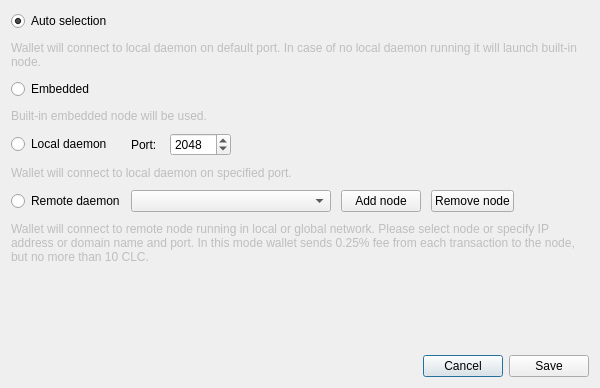
<?xml version="1.0" encoding="UTF-8"?>
<ui version="4.0">
 <class>ConnectionSettingsDialog</class>
 <widget class="QDialog" name="ConnectionSettingsDialog">
  <property name="windowModality">
   <enum>Qt::ApplicationModal</enum>
  </property>
  <property name="geometry">
   <rect>
    <x>0</x>
    <y>0</y>
    <width>600</width>
    <height>388</height>
   </rect>
  </property>
  <property name="windowTitle">
   <string>Connection settings</string>
  </property>
  <layout class="QGridLayout" name="gridLayout_2">
   <item row="2" column="0">
    <layout class="QHBoxLayout" name="horizontalLayout">
     <item>
      <spacer name="horizontalSpacer">
       <property name="orientation">
        <enum>Qt::Horizontal</enum>
       </property>
       <property name="sizeHint" stdset="0">
        <size>
         <width>40</width>
         <height>20</height>
        </size>
       </property>
      </spacer>
     </item>
     <item>
      <widget class="QPushButton" name="connectionCancelButton">
       <property name="text">
        <string>Cancel</string>
       </property>
      </widget>
     </item>
     <item>
      <widget class="QPushButton" name="connectionSaveButton">
       <property name="text">
        <string>Save</string>
       </property>
      </widget>
     </item>
    </layout>
   </item>
   <item row="0" column="0">
    <layout class="QGridLayout" name="gridLayout">
     <property name="sizeConstraint">
      <enum>QLayout::SetMaximumSize</enum>
     </property>
     <property name="verticalSpacing">
      <number>10</number>
     </property>
     <item row="0" column="0">
      <widget class="QRadioButton" name="radioButton_1">
       <property name="enabled">
        <bool>true</bool>
       </property>
       <property name="text">
        <string>Auto selection</string>
       </property>
       <property name="checked">
        <bool>true</bool>
       </property>
      </widget>
     </item>
     <item row="1" column="0" colspan="2">
      <widget class="QLabel" name="label">
       <property name="enabled">
        <bool>false</bool>
       </property>
       <property name="text">
        <string>Wallet will connect to local daemon on default port. In case of no local daemon running it will launch built-in node.</string>
       </property>
       <property name="wordWrap">
        <bool>true</bool>
       </property>
      </widget>
     </item>
     <item row="2" column="0">
      <widget class="QRadioButton" name="radioButton_2">
       <property name="text">
        <string>Embedded</string>
       </property>
      </widget>
     </item>
     <item row="3" column="0" colspan="2">
      <widget class="QLabel" name="label_2">
       <property name="enabled">
        <bool>false</bool>
       </property>
       <property name="text">
        <string>Built-in embedded node will be used.</string>
       </property>
       <property name="wordWrap">
        <bool>true</bool>
       </property>
      </widget>
     </item>
     <item row="4" column="0">
      <widget class="QRadioButton" name="radioButton_3">
       <property name="text">
        <string>Local daemon</string>
       </property>
      </widget>
     </item>
     <item row="4" column="1">
      <layout class="QHBoxLayout" name="horizontalLayout_2">
       <property name="spacing">
        <number>10</number>
       </property>
       <item>
        <widget class="QLabel" name="label_3">
         <property name="text">
          <string>Port: </string>
         </property>
        </widget>
       </item>
       <item>
        <widget class="QSpinBox" name="m_localDaemonPort">
         <property name="minimum">
          <number>0</number>
         </property>
         <property name="maximum">
          <number>65535</number>
         </property>
         <property name="value">
          <number>2048</number>
         </property>
         <property name="displayIntegerBase">
          <number>10</number>
         </property>
        </widget>
       </item>
       <item>
        <spacer name="horizontalSpacer_2">
         <property name="orientation">
          <enum>Qt::Horizontal</enum>
         </property>
         <property name="sizeHint" stdset="0">
          <size>
           <width>40</width>
           <height>20</height>
          </size>
         </property>
        </spacer>
       </item>
      </layout>
     </item>
     <item row="5" column="0" colspan="2">
      <widget class="QLabel" name="label_4">
       <property name="enabled">
        <bool>false</bool>
       </property>
       <property name="text">
        <string>Wallet will connect to local daemon on specified port.</string>
       </property>
       <property name="wordWrap">
        <bool>true</bool>
       </property>
      </widget>
     </item>
     <item row="6" column="0">
      <widget class="QRadioButton" name="radioButton_4">
       <property name="text">
        <string>Remote daemon</string>
       </property>
      </widget>
     </item>
     <item row="6" column="1">
      <layout class="QHBoxLayout" name="horizontalLayout_3">
       <property name="spacing">
        <number>10</number>
       </property>
       <item>
        <widget class="QComboBox" name="remoteNodesComboBox">
         <property name="minimumSize">
          <size>
           <width>200</width>
           <height>0</height>
          </size>
         </property>
         <property name="editable">
          <bool>false</bool>
         </property>
         <property name="insertPolicy">
          <enum>QComboBox::InsertAtTop</enum>
         </property>
        </widget>
       </item>
       <item>
        <widget class="QPushButton" name="addNodeButton">
         <property name="text">
          <string>Add node</string>
         </property>
         <property name="icon">
          <iconset resource="../../resources.qrc">
           <normaloff>:/icons/add</normaloff>:/icons/add</iconset>
         </property>
        </widget>
       </item>
       <item>
        <widget class="QPushButton" name="removeNodeButton">
         <property name="text">
          <string>Remove node</string>
         </property>
         <property name="icon">
          <iconset resource="../../resources.qrc">
           <normaloff>:/icons/remove</normaloff>:/icons/remove</iconset>
         </property>
        </widget>
       </item>
       <item>
        <spacer name="horizontalSpacer_3">
         <property name="orientation">
          <enum>Qt::Horizontal</enum>
         </property>
         <property name="sizeHint" stdset="0">
          <size>
           <width>40</width>
           <height>20</height>
          </size>
         </property>
        </spacer>
       </item>
      </layout>
     </item>
     <item row="7" column="0" colspan="2">
      <widget class="QLabel" name="label_5">
       <property name="enabled">
        <bool>false</bool>
       </property>
       <property name="sizePolicy">
        <sizepolicy hsizetype="Preferred" vsizetype="MinimumExpanding">
         <horstretch>0</horstretch>
         <verstretch>0</verstretch>
        </sizepolicy>
       </property>
       <property name="minimumSize">
        <size>
         <width>0</width>
         <height>40</height>
        </size>
       </property>
       <property name="text">
        <string>Wallet will connect to remote node running in local or global network. Please select node or specify IP address or domain name and port. In this mode wallet sends 0.25% fee from each transaction to the node, but no more than 10 CLC.</string>
       </property>
       <property name="wordWrap">
        <bool>true</bool>
       </property>
      </widget>
     </item>
    </layout>
   </item>
   <item row="1" column="0">
    <spacer name="verticalSpacer">
     <property name="orientation">
      <enum>Qt::Vertical</enum>
     </property>
     <property name="sizeHint" stdset="0">
      <size>
       <width>20</width>
       <height>40</height>
      </size>
     </property>
    </spacer>
   </item>
  </layout>
 </widget>
 <resources>
  <include location="../../resources.qrc"/>
 </resources>
 <connections>
  <connection>
   <sender>connectionCancelButton</sender>
   <signal>clicked()</signal>
   <receiver>ConnectionSettingsDialog</receiver>
   <slot>reject()</slot>
   <hints>
    <hint type="sourcelabel">
     <x>549</x>
     <y>259</y>
    </hint>
    <hint type="destinationlabel">
     <x>338</x>
     <y>140</y>
    </hint>
   </hints>
  </connection>
  <connection>
   <sender>connectionSaveButton</sender>
   <signal>clicked()</signal>
   <receiver>ConnectionSettingsDialog</receiver>
   <slot>accept()</slot>
   <hints>
    <hint type="sourcelabel">
     <x>630</x>
     <y>259</y>
    </hint>
    <hint type="destinationlabel">
     <x>338</x>
     <y>140</y>
    </hint>
   </hints>
  </connection>
  <connection>
   <sender>addNodeButton</sender>
   <signal>clicked()</signal>
   <receiver>ConnectionSettingsDialog</receiver>
   <slot>addNodeClicked()</slot>
   <hints>
    <hint type="sourcelabel">
     <x>361</x>
     <y>153</y>
    </hint>
    <hint type="destinationlabel">
     <x>290</x>
     <y>135</y>
    </hint>
   </hints>
  </connection>
  <connection>
   <sender>removeNodeButton</sender>
   <signal>clicked()</signal>
   <receiver>ConnectionSettingsDialog</receiver>
   <slot>removeNodeClicked()</slot>
   <hints>
    <hint type="sourcelabel">
     <x>459</x>
     <y>177</y>
    </hint>
    <hint type="destinationlabel">
     <x>299</x>
     <y>193</y>
    </hint>
   </hints>
  </connection>
 </connections>
</ui>
